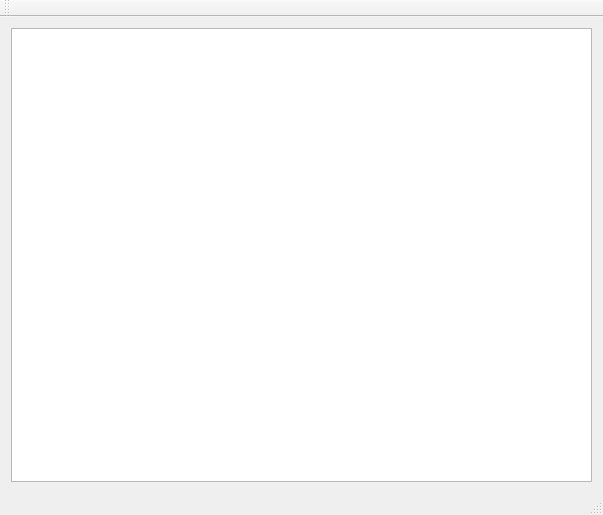
<?xml version="1.0" encoding="UTF-8"?>
<ui version="4.0">
 <class>MainWindow</class>
 <widget class="QMainWindow" name="MainWindow">
  <property name="geometry">
   <rect>
    <x>0</x>
    <y>0</y>
    <width>603</width>
    <height>515</height>
   </rect>
  </property>
  <property name="windowTitle">
   <string>Control</string>
  </property>
  <widget class="QWidget" name="centralWidget">
   <layout class="QGridLayout" name="gridLayout">
    <item row="0" column="0">
     <widget class="QTableView" name="tableView">
      <property name="alternatingRowColors">
       <bool>true</bool>
      </property>
     </widget>
    </item>
   </layout>
  </widget>
  <widget class="QMenuBar" name="menuBar">
   <property name="geometry">
    <rect>
     <x>0</x>
     <y>0</y>
     <width>603</width>
     <height>18</height>
    </rect>
   </property>
   <property name="nativeMenuBar">
    <bool>false</bool>
   </property>
  </widget>
  <widget class="QToolBar" name="mainToolBar">
   <attribute name="toolBarArea">
    <enum>TopToolBarArea</enum>
   </attribute>
   <attribute name="toolBarBreak">
    <bool>false</bool>
   </attribute>
  </widget>
  <widget class="QStatusBar" name="statusBar"/>
 </widget>
 <layoutdefault spacing="6" margin="11"/>
 <resources/>
 <connections/>
</ui>
